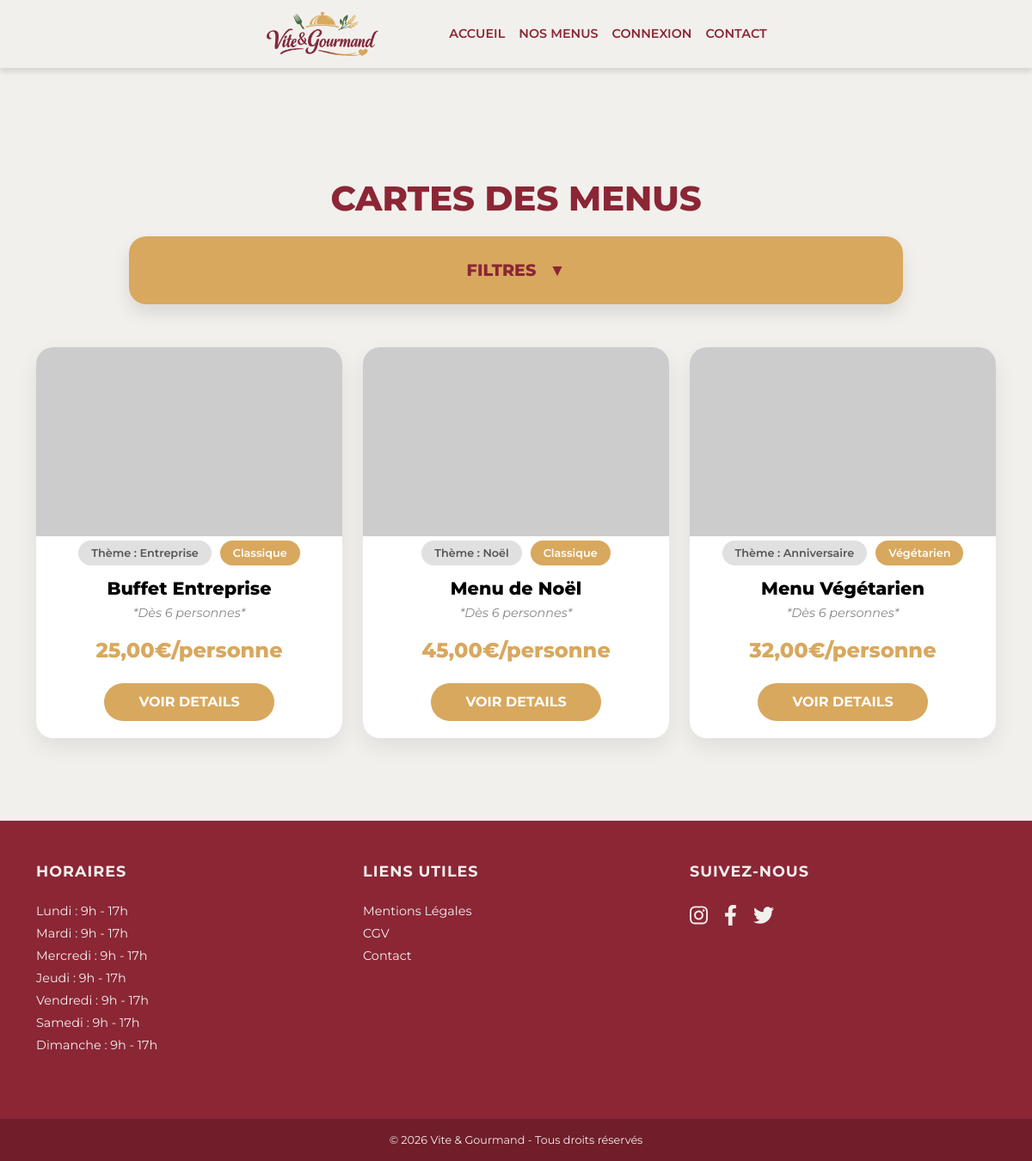
The app's page /index.php?page=menus with its own data.
### tables this page shows
CREATE TABLE menu (
    menu_id INT AUTO_INCREMENT PRIMARY KEY,
    titre VARCHAR(100) NOT NULL,
    description TEXT NOT NULL,
    prix_par_personne DECIMAL(10, 2) NOT NULL,
    nombre_personne_min INT NOT NULL DEFAULT 1,
    quantite_restante INT NOT NULL DEFAULT 0,
    image_principale VARCHAR(255),
    image_entree VARCHAR(255) DEFAULT NULL,
    image_plat VARCHAR(255) DEFAULT NULL,
    image_dessert VARCHAR(255) DEFAULT NULL,
    theme_id INT,
    regime_id INT,
    FOREIGN KEY (theme_id) REFERENCES theme(theme_id) ON DELETE SET NULL,
    FOREIGN KEY (regime_id) REFERENCES regime(regime_id) ON DELETE SET NULL
);

CREATE TABLE theme (
    theme_id INT AUTO_INCREMENT PRIMARY KEY,
    libelle VARCHAR(50) NOT NULL
);

CREATE TABLE regime (
    regime_id INT AUTO_INCREMENT PRIMARY KEY,
    libelle VARCHAR(50) NOT NULL
);

### models/menu.php (called while the page is built, shortened)
<?php
class Menu {
    public static function getAll($filters = []) {
        global $pdo;
        $sql = "SELECT m.*, t.libelle as theme_nom, r.libelle as regime_nom
                FROM menu m
                LEFT JOIN theme t ON m.theme_id = t.theme_id
                LEFT JOIN regime r ON m.regime_id = r.regime_id
                WHERE 1=1";
        $params = [];
        $sql .= " ORDER BY m.titre ASC";
        $stmt = $pdo->prepare($sql);
        $stmt->execute($params);
        return $stmt->fetchAll();
    }
}
?>

### views/menus/index.php (the view, shortened to what this page needs)
<?php require_once 'Views/partials/header.php'; ?>
<link rel="stylesheet" href="assets/css/menus.css">
<div class="container py-5">
    <h1 class="page-title">Cartes des menus</h1>
    <div class="filters-container">
        <div class="filters-header" onclick="toggleFilters()">
            <h3 class="filters-title">Filtres</h3>
            <span id="arrow-icon" class="toggle-arrow">▼</span>
        </div>
    </div>
    <div class="row" id="menus-container">
        <?php if (empty($menus)): ?>
            <div class="col-12 text-center py-5">
                <p class="text-muted fs-4">Aucun menu trouvé.</p>
            </div>
        <?php else: ?>
            <?php foreach ($menus as $menu): ?>
                <div class="col-md-4 mb-5">
                    <div class="menu-card">
                        <div class="menu-img-container">
                            <?php
                                $imgName = $menu['image_principale'];
                                $imgPath = "assets/images/menu/" . $imgName;
                                if(empty($imgName) || !file_exists($imgPath)) { $imgPath = "https://via.placeholder.com/400x300?text=Menu"; }
                            ?>
                            <img src="<?php echo $imgPath; ?>" class="menu-img" alt="<?php echo htmlspecialchars($menu['titre']); ?>">
                        </div>
                        <div class="card-body-custom">
                            <div class="badges-container">
                                <span class="badge-theme">Thème : <?php echo htmlspecialchars($menu['theme_nom']); ?></span>
                                <span class="badge-regime"><?php echo htmlspecialchars($menu['regime_nom']); ?></span>
                            </div>
                            <h3 class="menu-title"><?php echo htmlspecialchars($menu['titre']); ?></h3>
                            <p class="menu-min-person">*Dès 6 personnes*</p>
                            <div class="menu-price">
                                <?php echo number_format($menu['prix_par_personne'], 2, ',', ' '); ?>€/personne
                            </div>
                            <a href="index.php?page=menu&id=<?php echo $menu['menu_id']; ?>" class="btn-details">
                                VOIR DETAILS
                            </a>
                        </div>
                    </div>
                </div>
            <?php endforeach; ?>
        <?php endif; ?>
    </div>
</div>
<?php require_once 'Views/partials/footer.php'; ?>

### index.php (shortened to what this page needs)
<?php
require_once 'config/db.php';
$page = $_GET['page'] ?? 'home';
switch($page) {
    case 'menus':
        require_once 'Models/Menu.php';
        $filtreTheme = $_GET['theme'] ?? 'all';
        $menus = Menu::getAll($filtreTheme);
        require_once 'Views/menus/index.php';
        break;
}
?>

### views/partials/header.php (shortened to what this page needs)
<!DOCTYPE html>
<html lang="fr">
<head>
    <link href="https://cdn.jsdelivr.net/npm/bootstrap@5.3.0/dist/css/bootstrap.min.css" rel="stylesheet">
    <link rel="stylesheet" href="assets/css/header.css">
</head>
<body>
<?php
$bgClass = (isset($isHomepage) && $isHomepage === true) ? 'navbar-transparent' : 'navbar-solid';
?>
<nav class="navbar navbar-expand-lg navbar-custom <?php echo $bgClass; ?>">
  <div class="container justify-content-between justify-content-lg-center">
    <a class="navbar-brand" href="index.php?page=home">
        <img src="assets/images/icons/logo.png" alt="Logo Vite et Gourmand">
    </a>
    <div class="collapse navbar-collapse flex-grow-0" id="navbarNav">
      <ul class="navbar-nav align-items-center ms-lg-5">
        <li class="nav-item">
          <a class="nav-link" href="index.php?page=home">Accueil</a>
        </li>
        <li class="nav-item">
          <a class="nav-link" href="index.php?page=menus">Nos Menus</a>
        </li>
        <?php if (isset($_SESSION['user'])): ?>
            <li class="nav-item">
                <a class="nav-link" href="index.php?page=profil">Mon Compte</a>
            </li>
            <li class="nav-item">
                <a class="nav-link" href="index.php?page=logout">Déconnexion</a>
            </li>
        <?php else: ?>
            <li class="nav-item">
                <a class="nav-link" href="index.php?page=login">Connexion</a>
            </li>
        <?php endif; ?>
        <li class="nav-item">
          <a class="nav-link" href="index.php?page=contact">Contact</a>
        </li>
      </ul>
    </div>
  </div>
</nav>
<div class="main-content" style="<?php echo (isset($isHomepage) && $isHomepage) ? '' : 'padding-top: 80px;'; ?>">

### views/partials/footer.php (shortened to what this page needs)
<link rel="stylesheet" href="assets/css/footer.css">
</div>
<footer class="footer-custom">
  <div class="container">
    <div class="row text-center text-md-start">
      <div class="col-md-4 mb-4">
        <h5>Horaires</h5>
        <ul class="list-unstyled">
          <li>Lundi : 9h - 17h</li>
          <li>Mardi : 9h - 17h</li>
          <li>Mercredi : 9h - 17h</li>
          <li>Jeudi : 9h - 17h</li>
          <li>Vendredi : 9h - 17h</li>
          <li>Samedi : 9h - 17h</li>
          <li>Dimanche : 9h - 17h</li>
        </ul>
      </div>
      <div class="col-md-4 mb-4">
        <h5>Liens Utiles</h5>
        <ul class="list-unstyled">
          <li><a href="index.php?page=mentions">Mentions Légales</a></li>
          <li><a href="index.php?page=cgv">CGV</a></li> <li><a href="index.php?page=contact">Contact</a></li>
        </ul>
      </div>
      <div class="col-md-4 mb-4">
        <h5>Suivez-nous</h5>
        <div class="mt-3">
            <a href="#" class="social-icon"><i class="fab fa-instagram"></i></a>
            <a href="#" class="social-icon"><i class="fab fa-facebook-f"></i></a>
            <a href="#" class="social-icon"><i class="fab fa-twitter"></i></a>
        </div>
      </div>
    </div>
  </div>
  <div class="text-center footer-copyright">
    © 2026 Vite & Gourmand - Tous droits réservés
  </div>
</footer>
</body>
</html>

### assets/css/header.css (style rules this page uses)
.navbar-custom { font-family: 'Montserrat', sans-serif; transition: background-color 0.3s ease; }
.navbar-solid { background-color: #F2F0ED !important; box-shadow: 0 5px 5px rgba(0,0,0,0.1); }
.navbar-custom .nav-link { color: #8B2635 !important; font-weight: 600; text-transform: uppercase; font-size: 0.9rem; padding: 8px 15px; transition: color 0.3s ease; }
.navbar-brand img { max-height: 500px; width: 150px; }

### assets/css/menus.css (style rules this page uses)
body { background-color: #F2F0ED; font-family: 'Montserrat', sans-serif; }
.page-title { text-align: center; color: #8B2635; font-family: 'Montserrat', sans-serif; font-weight: 800; text-transform: uppercase; font-size: 2.5rem; margin-bottom: 20px; margin-top: 0; }
.filters-container { background-color: #D8A85E; border-radius: 20px; padding: 15px 30px; max-width: 900px; margin: 0 auto 50px auto; box-shadow: 0 10px 20px rgba(0,0,0,0.1); color: #8B2635; transition: all 0.3s ease; }
.filters-header { display: flex; justify-content: center; align-items: center; cursor: pointer; gap: 15px; padding: 10px 0; }
.filters-title { font-weight: 800; text-transform: uppercase; font-size: 1.2rem; margin: 0; }
.toggle-arrow { font-size: 1.2rem; font-weight: bold; transition: transform 0.3s ease; }
.menu-card { background: white; border-radius: 20px; overflow: hidden; box-shadow: 0 10px 25px rgba(0,0,0,0.08); transition: transform 0.3s ease; height: 100%; display: flex; flex-direction: column; text-align: center; }
.menu-img-container { height: 220px; overflow: hidden; position: relative; padding: 0; width: 100%; }
.menu-img { width: 100%; height: 100%; object-fit: cover; object-position: center; }
.card-body-custom { padding: 20px; display: flex; flex-direction: column; align-items: center; flex-grow: 1; }
.badges-container { display: flex; gap: 10px; justify-content: center; margin-top: -15px; margin-bottom: 15px; position: relative; z-index: 2; }
.badge-theme { background-color: #E0E0E0; color: #555; padding: 5px 15px; border-radius: 20px; font-size: 0.8rem; font-weight: 600; }
.badge-regime { background-color: #D8A85E; color: white; padding: 5px 15px; border-radius: 20px; font-size: 0.8rem; font-weight: 600; }
.menu-title { font-weight: 800; color: #000; font-size: 1.3rem; margin-bottom: 5px; }
.menu-min-person { font-style: italic; color: #888; font-size: 0.9rem; margin-bottom: 15px; }
.menu-price { color: #D8A85E; font-weight: 800; font-size: 1.5rem; margin-bottom: 20px; }
.btn-details { background-color: #D8A85E; color: white; font-weight: 700; text-transform: uppercase; padding: 10px 40px; border-radius: 50px; text-decoration: none; display: inline-block; border: none; transition: background 0.2s; }

### assets/css/footer.css (style rules this page uses)
.footer-custom { background-color: #8B2635 !important; color: #F2F0ED !important; font-family: 'Montserrat', sans-serif; padding-top: 3rem; margin-top: auto; }
.footer-custom h5 { font-weight: 700; text-transform: uppercase; margin-bottom: 1.5rem; font-size: 1.1rem; letter-spacing: 1px; }
.footer-custom ul li, .footer-custom p { font-size: 0.9rem; line-height: 1.8; }
.footer-custom a { color: #F2F0ED !important; text-decoration: none; transition: all 0.3s ease; }
.social-icon { font-size: 1.5rem; margin-right: 15px; display: inline-block; }
.footer-copyright { background-color: rgba(0, 0, 0, 0.2); padding: 15px 0; font-size: 0.8rem; margin-top: 2rem; }

### records on screen
menu: theme.libelle "Entreprise", regime.libelle "Classique", titre "Buffet Entreprise", prix_par_personne "25,00"
menu: theme.libelle "Noël", regime.libelle "Classique", titre "Menu de Noël", prix_par_personne "45,00"
menu: theme.libelle "Anniversaire", regime.libelle "Végétarien", titre "Menu Végétarien", prix_par_personne "32,00"
